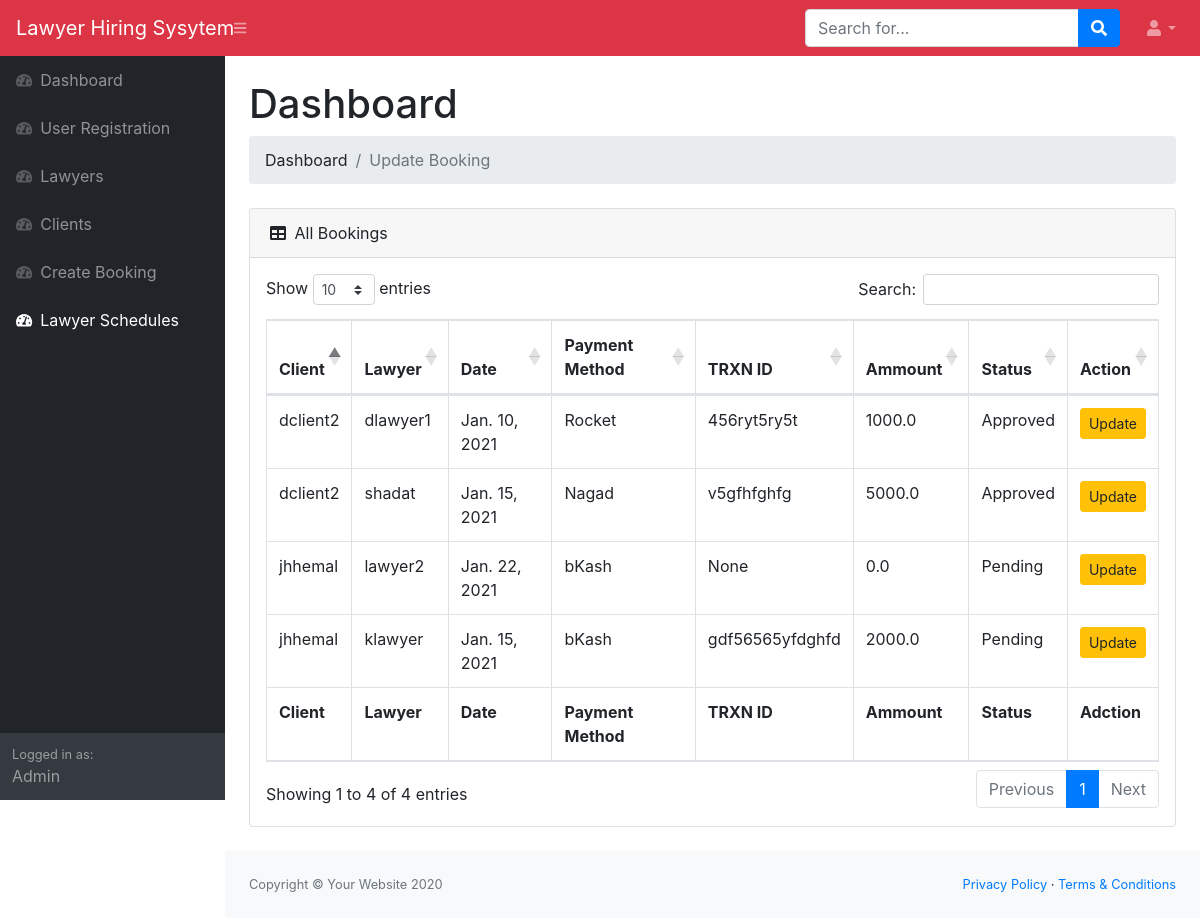
Screenshot of /dashboard/booking/all/ (signed in) with the database file from the repository.
### users/models.py (models this page shows, shortened)
class Booking(models.Model):
    PAYMENT_METHOD_CHOICES = (
        ('bKash', 'bKash'),
        ('Rocket', 'Rocket'),
        ('Nagad', 'Nagad'),
        ('DBBL', 'DBBL'),
        ('Skrill', 'Skrill'),
        ('Aqua', 'Aqua')
    )
    STATUS_OPTION_CHOICES = (
        ('Approved', 'Approved'),
        ('Pending', 'Pending')
    )
    SERVICE_OPTION_CHOICES = (
        ('Phone', 'Phone'),
        ('Email', 'Email'),
        ('Office', 'Office'),
    )
    client = models.ForeignKey(User, verbose_name='Client', related_name='client', on_delete=models.CASCADE, null=True, blank=True)
    lawyer = models.ForeignKey(User, verbose_name='Lawyer', related_name='lawyer', on_delete=models.DO_NOTHING)
    date = models.DateField(verbose_name='Date Time Field')
    service = models.CharField("Get Service By",max_length=6, choices=SERVICE_OPTION_CHOICES, default='Phone')
    payment_method = models.CharField(max_length=6, choices=PAYMENT_METHOD_CHOICES, default='bKash')
    trxnid = models.CharField(max_length=50, null=True)
    amount = models.FloatField('Paid Amount', default=0)
    status = models.CharField(max_length=8, choices=STATUS_OPTION_CHOICES, default='Pending', null=True, blank=True)

class User(AbstractUser):
    USER_TYPE_CHOICES = (
        (1, 'admin'),
        (2, 'lawyer'),
        (3, 'clients'),
    )
    mobile_no = models.CharField("Mobile Number", max_length=11)
    address = models.TextField("Address")
    category = models.ForeignKey(Category, verbose_name='Select Lawyer Category', on_delete=models.CASCADE, blank=True, null=True)
    membership_id = models.CharField("Bar Membership ID", max_length=15, blank=True, null=True)
    image = models.ImageField("Profile Picture", upload_to=upload_directory, default='default.jpg')
    user_type = models.PositiveIntegerField(choices=USER_TYPE_CHOICES, default=1, blank=True, null=True)
    bio = models.TextField("Bio", null=True, blank=True)
    exp = models.CharField("Experience", max_length=2, null=True, blank=True)
    fee = models.CharField("Consultaion Fee", max_length=100, null=True, blank=True)

### users/views.py (the view)
# urls.py: path('dashboard/booking/all/', AdminBookingListView.as_view(), name='all-bookings'),
class AdminBookingListView(LoginRequiredMixin, ListView):
    model = Booking
    template_name = 'users/dashboard/booking.html'
    context_object_name = 'bookings'

### users/templates/users/dashboard/booking.html
{% extends 'users/dashboard/base.html' %}
{% load crispy_forms_tags %}
{% block content %}
<h1 class="mt-4">Dashboard</h1>
<ol class="breadcrumb mb-4">
    <li class="breadcrumb-item">Dashboard</li>
    <li class="breadcrumb-item active">Update Booking</li>
</ol>
<div class="card mb-4">
    <div class="card-header">
        <i class="fas fa-table mr-1"></i>
        All Bookings
    </div>
    <div class="card-body p-3">
        <table class="table table-bordered" id="dataTable" width="100%" cellspacing="0">
            <thead>
                <tr>
                    <th>Client</th>
                    <th>Lawyer</th>
                    <th>Date</th>
                    <th>Payment Method</th>
                    <th>TRXN ID</th>
                    <th>Ammount</th>
                    <th>Status</th>
                    <th>Action</th>
                </tr>
            </thead>
            <tfoot>
                <tr>
                    <th>Client</th>
                    <th>Lawyer</th>
                    <th>Date</th>
                    <th>Payment Method</th>
                    <th>TRXN ID</th>
                    <th>Ammount</th>
                    <th>Status</th>
                    <th>Adction</th>
                </tr>
            </tfoot>
            <tbody>
                {% for b in bookings %}
                    <tr>
                        <td>{{ b.client }}</td>
                        <td>{{ b.lawyer }}</td>
                        <td>{{ b.date }}</td>
                        <td>{{ b.payment_method }}</td>
                        <td>{{ b.trxnid }}</td>
                        <td>{{ b.amount }}</td>
                        <td>{{ b.status }}</td>
                        <td><a href="{% url 'abooking-update' b.id %}" class="btn btn-sm btn-warning">Update</a></td>
                    </tr>
                {% endfor %}
            </tbody>
        </table>
    </div>
</div>
{% endblock content %}

### rows the page displays
Booking: client "jhhemal", lawyer "lawyer2", date "Jan. 22, 2021", payment_method "bKash", trxnid "None", amount "0.0", status "Pending"
Booking: client "dclient2", lawyer "dlawyer1", date "Jan. 10, 2021", payment_method "Rocket", trxnid "456ryt5ry5t", amount "1000.0", status "Approved"
Booking: client "jhhemal", lawyer "klawyer", date "Jan. 15, 2021", payment_method "bKash", trxnid "gdf56565yfdghfd", amount "2000.0", status "Pending"
Booking: client "dclient2", lawyer "shadat", date "Jan. 15, 2021", payment_method "Nagad", trxnid "v5gfhfghfg", amount "5000.0", status "Approved"
